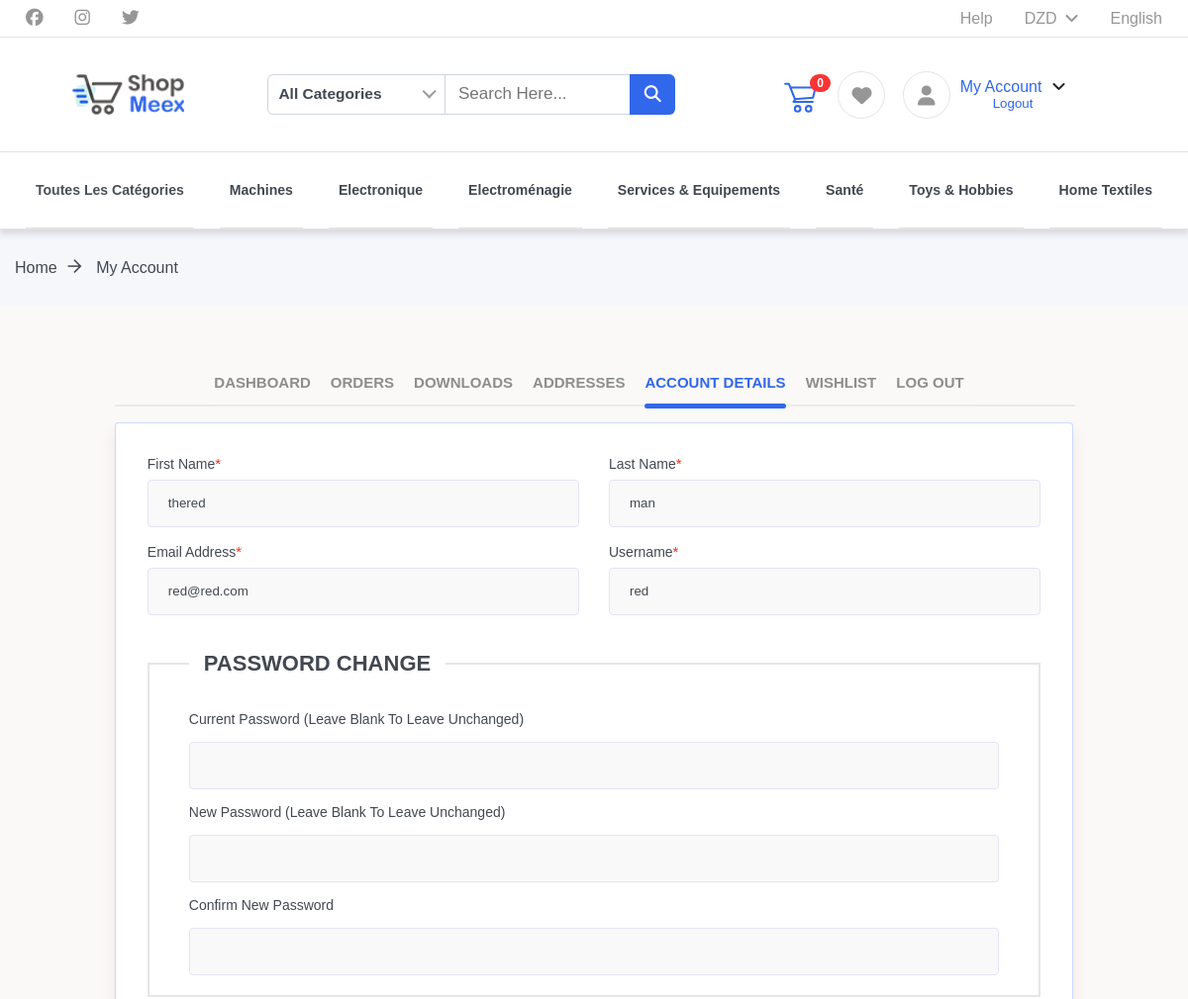
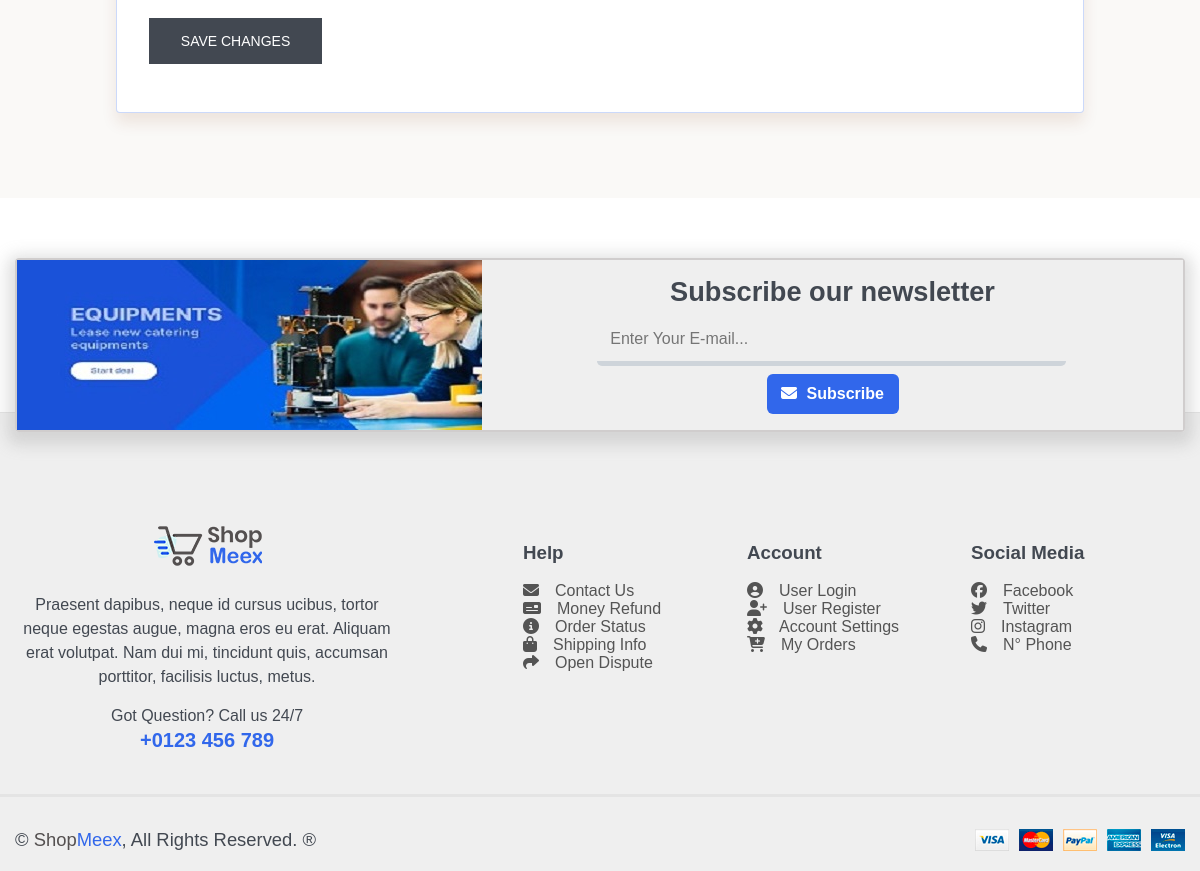
Page /customer/acc_details.php (signed in) on the committed database (2 pictures, top to bottom).
### tables this page shows
CREATE TABLE `users` (
  `id` int(11) NOT NULL,
  `username` varchar(200) NOT NULL,
  `email` varchar(200) NOT NULL,
  `password` varchar(60) NOT NULL,
  `type` int(1) NOT NULL,
  `firstname` varchar(50) NOT NULL,
  `lastname` varchar(50) NOT NULL,
  `gender` int(1) NOT NULL DEFAULT 0,
  `address` text NOT NULL,
  `contact_info` varchar(100) NOT NULL,
  `photo` varchar(200) NOT NULL,
  `country` varchar(200) NOT NULL,
  `state` varchar(200) NOT NULL,
  `address2` varchar(200) NOT NULL,
  `city` varchar(200) NOT NULL,
  `postal` varchar(200) NOT NULL,
  `website` varchar(20) DEFAULT NULL,
  `token` varchar(200) NOT NULL DEFAULT ''
);

### customer/acc_details.php (the view, shortened to what this page needs)
<?php
    include 'includes/session.php';
    if(isset($_SESSION["loggedin"]) && $_SESSION["loggedin"] === true) {
        $getUser = $db->prepare("SELECT * FROM users WHERE email = ?");
        $getUser->execute(array($_SESSION["email"]));
        $info = $getUser->fetch();
         }
    else
        header('location:login.php');
?>
<!DOCTYPE html>
<html>
<head>
    <?php include 'includes/header.php'; ?>
    <div class="breadcrumbs">
        <div class="container">
            <div class="wrapper">
                <div class="col-35">
                    <div class="bread-inner">
                        <ul class="bread-list">
                            <li><a href="../index.php">Home<i class="ti-arrow-right"></i></a></li>
                            <li class="active"><a href="dashboarduser.php">My Account</a></li>
                        </ul>
                    </div>
                </div>
            </div>
        </div>
    </div>
    <div class="user-dashboard">
        <div class="container">
            <div class="wrapper">
                <div class="tabs-wrapper">
                    <ul class="tabs">
                        <li class="acc-details">
                            <a href="#dashboard">Dashboard</a>
                        </li>
                        <li class="orders">
                            <a href="#orders">Orders</a>
                        </li>
                        <li class="downloads">
                            <a href="#downloads">Downloads</a>
                        </li>
                        <li class="addresses">
                            <a href="#addresses">Addresses</a>
                        </li>
                        <li class="dashboard active">
                            <a href="#acc-details">Account Details</a>
                        </li>
                        <li class="wishlist">
                            <a href="#wishlist">Wishlist</a>
                        </li>
                        <li class="logout">
                            <a href="#logout">Log Out</a>
                        </li>
                    </ul>
                    <div class="paneltbs panel-5" id="acc-details" style="">
                        <form class="form" method="post" action="acc_details.php">
                            <div class="row">
                                <div class="col-401">
                                    <div class="form-group">
                                        <label for="fname">First Name<span>*</span></label>
                                        <input id="fname" name="fname" type="text" placeholder="" value="<?php echo $info['firstname']; ?>" required pattern="[a-zA-Z\s]+">
                                    </div>
                                </div>
                                <div class="col-401">
                                    <div class="form-group">
                                        <label for="lname">Last Name<span>*</span></label>
                                         <input name="lname" type="text" placeholder="" id="lname" value="<?php echo $info['lastname']; ?>" required pattern="[a-zA-Z\s]+">
                                    </div>
                                </div>
                                <div class="col-401">
                                    <div class="form-group">
                                        <label for="mail">Email Address<span>*</span></label>
                                         <input id="mail" name="email" type="email" placeholder="" value="<?php echo $info['email']; ?>" required pattern="[a-z0-9._%+-]+@[a-z0-9.-]+\.[a-z]{2,}$">
                                    </div>
                                </div>
                                <div class="col-401">
                                    <div class="form-group">
                                        <label for="username">Username<span>*</span></label>
                                        <input id="username" name="username" type="text" placeholder="" value="<?php echo $info['username']; ?>">
                                    </div>
                                </div>
                                <div class="col-401 field">
                                    <div class="form-group">
                                        <fieldset>
                                            <legend>Password change</legend>
                                            <p>
                                                <label for="password_current">Current password (leave blank to leave unchanged)</label>
                                                <span class="password-input">
                                                    <input id="password_current" name="password_current" type="password" placeholder="">
                                                </span>
                                            </p>
                                            <p>
                                                <label for="password_1">New password (leave blank to leave unchanged)</label>
                                                <span class="password-input">
                                                    <input id="password_1" name="password_1" type="password" placeholder="">
                                                </span>
                                            </p>
                                            <p>
                                                <label for="password_2">Confirm new password</label>
                                                <span class="password-input">
                                                    <input id="password_2" name="password_2" type="password" placeholder="">
                                                </span>
                                            </p>
                                        </fieldset>
                                    </div>
                                </div>
                                <div class="col-401">
                                    <div class="form-group">
                                        <button type="submit" class="button" name="save_account_detailss" value="Save changes">Save changes</button>
                                    </div>
                                </div>
                            </div>
                        </form>
                    </div>
                </div>
            </div>
        </div>
    </div>
    <?php include 'includes/footer.php'; ?>
</body>
</html>

### css/responsive.css (style rules this page uses)
@media only screen and (max-width: 1200px) { html, body, #main-header .top-sec { overflow-x: hidden; width: 100%; height: auto; } }
@media only screen and (max-width: 1200px) { #main-header .top-sec .container, #main-header .bottom-sec .container, .newsletter-area .container, #main-footer .container, #main-footer .copyrights-payments .container, .checkout .container, #contact .container, .faq .container, main .container, .my-account .container, .user-dashboard .container, .product-details .container { width: 100% !important; max-width: 100% !important; } }
@media only screen and (max-width: 1200px) { .breadcrumbs ul li a { font-size: 16px; } }
@media only screen and (max-width: 1200px) { .breadcrumbs ul li i { font-size: 15px; } }
@media only screen and (max-width: 1200px) { .shopping>.container>.wrapper, .checkout .container .wrapper, #contact .container .wrapper, .faq .container .wrapper, .my-account .container .wrapper, .user-dashboard .container .wrapper, .product-details .container .wrapper { margin: 0 !important; overflow-x: hidden !important; } }
@media only screen and (max-width: 1200px) { .newsletter-area .container, #main-footer .container, #main-footer .copyrights-payments .container, .checkout .container, #contact .container, .faq .container, main .container, .my-account .container, .user-dashboard .container, .product-details .container { margin: 0 !important; } }

### rows in the picture
users: fname "thered", lname "man", email "red@red.com", username "red"
